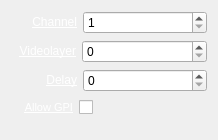
<?xml version="1.0" encoding="UTF-8"?>
<ui version="4.0">
 <class>InspectorOutputWidget</class>
 <widget class="QWidget" name="InspectorOutputWidget">
  <property name="geometry">
   <rect>
    <x>0</x>
    <y>0</y>
    <width>218</width>
    <height>140</height>
   </rect>
  </property>
  <property name="sizePolicy">
   <sizepolicy hsizetype="Expanding" vsizetype="Preferred">
    <horstretch>0</horstretch>
    <verstretch>0</verstretch>
   </sizepolicy>
  </property>
  <layout class="QVBoxLayout" name="verticalLayout">
   <item>
    <layout class="QHBoxLayout" name="horizontalLayoutChannel">
     <item>
      <spacer name="horizontalSpacerChannel">
       <property name="orientation">
        <enum>Qt::Horizontal</enum>
       </property>
       <property name="sizeType">
        <enum>QSizePolicy::Fixed</enum>
       </property>
       <property name="sizeHint" stdset="0">
        <size>
         <width>21</width>
         <height>20</height>
        </size>
       </property>
      </spacer>
     </item>
     <item>
      <widget class="QLabel" name="labelChannel">
       <property name="text">
        <string>&lt;a href=&quot;Channel&quot; style=&quot;color: white;&quot;&gt;Channel&lt;/a&gt;</string>
       </property>
       <property name="alignment">
        <set>Qt::AlignRight|Qt::AlignTrailing|Qt::AlignVCenter</set>
       </property>
      </widget>
     </item>
     <item>
      <widget class="QSpinBox" name="spinBoxChannel">
       <property name="sizePolicy">
        <sizepolicy hsizetype="Expanding" vsizetype="Fixed">
         <horstretch>0</horstretch>
         <verstretch>0</verstretch>
        </sizepolicy>
       </property>
       <property name="minimum">
        <number>1</number>
       </property>
       <property name="maximum">
        <number>99</number>
       </property>
      </widget>
     </item>
    </layout>
   </item>
   <item>
    <layout class="QHBoxLayout" name="horizontalLayoutVideolayer">
     <item>
      <spacer name="horizontalSpacerVideolayer">
       <property name="orientation">
        <enum>Qt::Horizontal</enum>
       </property>
       <property name="sizeType">
        <enum>QSizePolicy::Fixed</enum>
       </property>
       <property name="sizeHint" stdset="0">
        <size>
         <width>8</width>
         <height>20</height>
        </size>
       </property>
      </spacer>
     </item>
     <item>
      <widget class="QLabel" name="labelVideolayer">
       <property name="text">
        <string>&lt;a href=&quot;Videolayer&quot; style=&quot;color: white;&quot;&gt;Videolayer&lt;/a&gt;</string>
       </property>
       <property name="alignment">
        <set>Qt::AlignRight|Qt::AlignTrailing|Qt::AlignVCenter</set>
       </property>
      </widget>
     </item>
     <item>
      <widget class="QSpinBox" name="spinBoxVideolayer">
       <property name="sizePolicy">
        <sizepolicy hsizetype="Expanding" vsizetype="Fixed">
         <horstretch>0</horstretch>
         <verstretch>0</verstretch>
        </sizepolicy>
       </property>
       <property name="maximum">
        <number>9999</number>
       </property>
      </widget>
     </item>
    </layout>
   </item>
   <item>
    <layout class="QHBoxLayout" name="horizontalLayoutDelay">
     <item>
      <spacer name="horizontalSpacerDelay">
       <property name="orientation">
        <enum>Qt::Horizontal</enum>
       </property>
       <property name="sizeType">
        <enum>QSizePolicy::Fixed</enum>
       </property>
       <property name="sizeHint" stdset="0">
        <size>
         <width>35</width>
         <height>20</height>
        </size>
       </property>
      </spacer>
     </item>
     <item>
      <widget class="QLabel" name="labelDelay">
       <property name="text">
        <string>&lt;a href=&quot;Delay&quot; style=&quot;color: white;&quot;&gt;Delay&lt;/a&gt;</string>
       </property>
       <property name="alignment">
        <set>Qt::AlignRight|Qt::AlignTrailing|Qt::AlignVCenter</set>
       </property>
      </widget>
     </item>
     <item>
      <widget class="QSpinBox" name="spinBoxDelay">
       <property name="sizePolicy">
        <sizepolicy hsizetype="Expanding" vsizetype="Fixed">
         <horstretch>0</horstretch>
         <verstretch>0</verstretch>
        </sizepolicy>
       </property>
       <property name="maximum">
        <number>99999</number>
       </property>
      </widget>
     </item>
    </layout>
   </item>
   <item>
    <layout class="QHBoxLayout" name="horizontalLayoutAllowGpi">
     <item>
      <spacer name="horizontalSpacerAllowGpi1">
       <property name="orientation">
        <enum>Qt::Horizontal</enum>
       </property>
       <property name="sizeType">
        <enum>QSizePolicy::Fixed</enum>
       </property>
       <property name="sizeHint" stdset="0">
        <size>
         <width>13</width>
         <height>20</height>
        </size>
       </property>
      </spacer>
     </item>
     <item>
      <widget class="QLabel" name="labelAllowGpi">
       <property name="text">
        <string>&lt;!DOCTYPE HTML PUBLIC &quot;-//W3C//DTD HTML 4.0//EN&quot; &quot;http://www.w3.org/TR/REC-html40/strict.dtd&quot;&gt;
&lt;html&gt;&lt;head&gt;&lt;meta name=&quot;qrichtext&quot; content=&quot;1&quot; /&gt;&lt;style type=&quot;text/css&quot;&gt;
p, li { white-space: pre-wrap; }
&lt;/style&gt;&lt;/head&gt;&lt;body style=&quot; font-family:'MS Shell Dlg 2'; font-size:8.25pt; font-weight:400; font-style:normal;&quot;&gt;
&lt;p style=&quot; margin-top:0px; margin-bottom:0px; margin-left:0px; margin-right:0px; -qt-block-indent:0; text-indent:0px;&quot;&gt;&lt;a href=&quot;Allow Gpi&quot;&gt;&lt;span style=&quot; text-decoration: underline; color:#ffffff;&quot;&gt;Allow GPI&lt;/span&gt;&lt;/a&gt;&lt;/p&gt;&lt;/body&gt;&lt;/html&gt;</string>
       </property>
       <property name="alignment">
        <set>Qt::AlignRight|Qt::AlignTrailing|Qt::AlignVCenter</set>
       </property>
      </widget>
     </item>
     <item>
      <widget class="QCheckBox" name="checkBoxAllowGpi">
       <property name="layoutDirection">
        <enum>Qt::RightToLeft</enum>
       </property>
       <property name="text">
        <string/>
       </property>
      </widget>
     </item>
     <item>
      <spacer name="horizontalSpacerAllowGpi2">
       <property name="orientation">
        <enum>Qt::Horizontal</enum>
       </property>
       <property name="sizeHint" stdset="0">
        <size>
         <width>40</width>
         <height>20</height>
        </size>
       </property>
      </spacer>
     </item>
    </layout>
   </item>
   <item>
    <spacer name="verticalSpacerOutput">
     <property name="orientation">
      <enum>Qt::Vertical</enum>
     </property>
     <property name="sizeType">
      <enum>QSizePolicy::Fixed</enum>
     </property>
     <property name="sizeHint" stdset="0">
      <size>
       <width>20</width>
       <height>10</height>
      </size>
     </property>
    </spacer>
   </item>
  </layout>
 </widget>
 <resources/>
 <connections>
  <connection>
   <sender>spinBoxChannel</sender>
   <signal>valueChanged(int)</signal>
   <receiver>InspectorOutputWidget</receiver>
   <slot>channelChanged(int)</slot>
   <hints>
    <hint type="sourcelabel">
     <x>196</x>
     <y>29</y>
    </hint>
    <hint type="destinationlabel">
     <x>206</x>
     <y>46</y>
    </hint>
   </hints>
  </connection>
  <connection>
   <sender>spinBoxVideolayer</sender>
   <signal>valueChanged(int)</signal>
   <receiver>InspectorOutputWidget</receiver>
   <slot>videolayerChanged(int)</slot>
   <hints>
    <hint type="sourcelabel">
     <x>196</x>
     <y>57</y>
    </hint>
    <hint type="destinationlabel">
     <x>206</x>
     <y>77</y>
    </hint>
   </hints>
  </connection>
  <connection>
   <sender>spinBoxDelay</sender>
   <signal>valueChanged(int)</signal>
   <receiver>InspectorOutputWidget</receiver>
   <slot>delayChanged(int)</slot>
   <hints>
    <hint type="sourcelabel">
     <x>196</x>
     <y>85</y>
    </hint>
    <hint type="destinationlabel">
     <x>206</x>
     <y>104</y>
    </hint>
   </hints>
  </connection>
  <connection>
   <sender>labelDelay</sender>
   <signal>linkActivated(QString)</signal>
   <receiver>InspectorOutputWidget</receiver>
   <slot>resetDelay(QString)</slot>
   <hints>
    <hint type="sourcelabel">
     <x>58</x>
     <y>80</y>
    </hint>
    <hint type="destinationlabel">
     <x>8</x>
     <y>79</y>
    </hint>
   </hints>
  </connection>
  <connection>
   <sender>labelVideolayer</sender>
   <signal>linkActivated(QString)</signal>
   <receiver>InspectorOutputWidget</receiver>
   <slot>resetVideolayer(QString)</slot>
   <hints>
    <hint type="sourcelabel">
     <x>63</x>
     <y>54</y>
    </hint>
    <hint type="destinationlabel">
     <x>0</x>
     <y>53</y>
    </hint>
   </hints>
  </connection>
  <connection>
   <sender>labelChannel</sender>
   <signal>linkActivated(QString)</signal>
   <receiver>InspectorOutputWidget</receiver>
   <slot>resetChannel(QString)</slot>
   <hints>
    <hint type="sourcelabel">
     <x>68</x>
     <y>17</y>
    </hint>
    <hint type="destinationlabel">
     <x>2</x>
     <y>22</y>
    </hint>
   </hints>
  </connection>
  <connection>
   <sender>checkBoxAllowGpi</sender>
   <signal>stateChanged(int)</signal>
   <receiver>InspectorOutputWidget</receiver>
   <slot>allowGpiChanged(int)</slot>
   <hints>
    <hint type="sourcelabel">
     <x>93</x>
     <y>101</y>
    </hint>
    <hint type="destinationlabel">
     <x>185</x>
     <y>124</y>
    </hint>
   </hints>
  </connection>
  <connection>
   <sender>labelAllowGpi</sender>
   <signal>linkActivated(QString)</signal>
   <receiver>InspectorOutputWidget</receiver>
   <slot>resetAllowGpi(QString)</slot>
   <hints>
    <hint type="sourcelabel">
     <x>52</x>
     <y>107</y>
    </hint>
    <hint type="destinationlabel">
     <x>29</x>
     <y>116</y>
    </hint>
   </hints>
  </connection>
 </connections>
 <slots>
  <slot>channelChanged(int)</slot>
  <slot>videolayerChanged(int)</slot>
  <slot>delayChanged(int)</slot>
  <slot>resetDelay(QString)</slot>
  <slot>resetVideolayer(QString)</slot>
  <slot>resetChannel(QString)</slot>
  <slot>allowGpiChanged(int)</slot>
  <slot>resetAllowGpi(QString)</slot>
 </slots>
</ui>
